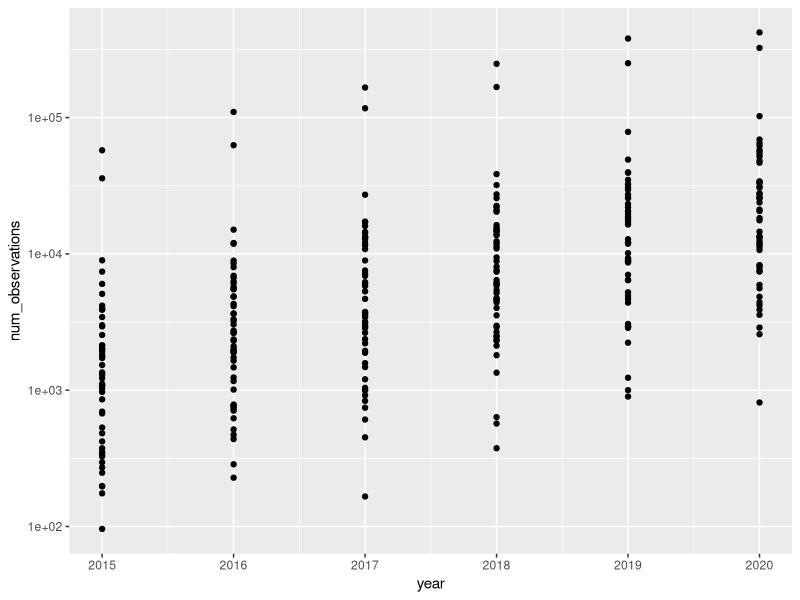

Here is the R script that generated this plot:
# Analyses of USA iNaturalist data 
# Kathleen L Prudic
# klprudic@arizona.edu
# created 2020-08-09
# DOI: https://doi.org/10.15468/dl.wqjr5j

# Remove wonton variables 
rm(list = ls())

# Load additional packages
library(tidyverse)
library(lubridate)
library(nlme)

# Load data 
# If data/ does not exist, run 2015-2020-iNaturalist-USA-dataprocessing.R
usa_counts <- read_csv(file = "data/inat-usa-counts.csv")

# Add log transformation of num_observations
usa_counts <- usa_counts %>%
  mutate(log_num_obs = log10(num_observations))

# Filter data for 2015-2019 records, num_observations and num_users
usa_counts_2015_2019 <- usa_counts %>%
  filter(year != 2020)

# Filter data for 2020 records, num_observations and num_users
usa_counts_2020 <- usa_counts %>%
  filter(year == 2020)

# Plot data ignoring state
ggplot(data = usa_counts, mapping = aes(x = year, y = num_observations)) +
  geom_point() +
  scale_y_log10()

################################################################################
# num_observations Analysis

# Linear model of observation data 2015-2019
# Use ML because we are comparing models
usa_lme <- nlme::lme(log_num_obs ~ year, 
                     random = ~ 1|stateProvince,
                     data = usa_counts_2015_2019, 
                     method = "ML")

# Polynomial model of observation data 2015-2019
# Degree 2
usa_lme_poly <- nlme::lme(log_num_obs ~ poly(x = year, degree = 2),
                          random = ~ 1|stateProvince,
                          data = usa_counts_2015_2019, 
                          method = "ML")

# Compare linear and polynomial models
anova(usa_lme, usa_lme_poly)

# Polynomial model of observation data 2015-2019
# Use REML because we want accurate estimates
usa_lme_poly <- nlme::lme(log_num_obs ~ poly(x = year, degree = 2),
                          random = ~ 1|stateProvince,
                          data = usa_counts_2015_2019, 
                          method = "REML")

# Predict values for 2020 based on 2015-2019 num_observations linear model
usa_counts$pred_log_num_obs <- predict(object = usa_lme_poly, 
                                   newdata = usa_counts)

# Calculate percent change from expected vs observed num_observations linear model
compare_2020 <- usa_counts %>% 
  filter(year == 2020) %>%
  mutate(pred_num_obs = 10^pred_log_num_obs) %>%
  mutate(perc_change = ((num_observations - pred_num_obs)/ pred_num_obs)*100)

# Linear model of user data 2015-2019
# Use ML because we are comparing models
usa_lme <- nlme::lme(num_users ~ year, 
                     random = ~ 1|stateProvince,
                     data = usa_counts_2015_2019, 
                     method = "ML")

# Polynomial model of observation data 2015-2019
# Degree 2
usa_lme_poly <- nlme::lme(num_users ~ poly(x = year, degree = 2),
                          random = ~ 1|stateProvince,
                          data = usa_counts_2015_2019, 
                          method = "ML")

# Compare linear and polynomial models
anova(usa_lme, usa_lme_poly)
